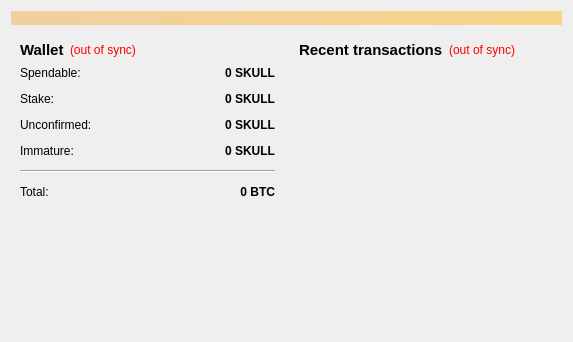
<?xml version="1.0" encoding="UTF-8"?>
<ui version="4.0">
 <class>OverviewPage</class>
 <widget class="QWidget" name="OverviewPage">
  <property name="geometry">
   <rect>
    <x>0</x>
    <y>0</y>
    <width>573</width>
    <height>342</height>
   </rect>
  </property>
  <property name="windowTitle">
   <string>Form</string>
  </property>
  <layout class="QVBoxLayout" name="topLayout">
   <item>
    <widget class="QLabel" name="labelAlerts">
     <property name="visible">
      <bool>false</bool>
     </property>
     <property name="styleSheet">
      <string notr="true">background-color: qlineargradient(x1: 0, y1: 0, x2: 1, y2: 0, stop:0 #F0D0A0, stop:1 #F8D488);  color:#000000
</string>
     </property>
     <property name="wordWrap">
      <bool>true</bool>
     </property>
     <property name="margin">
      <number>3</number>
     </property>
    </widget>
   </item>
   <item>
    <layout class="QHBoxLayout" name="horizontalLayout" stretch="1,1">
     <item>
      <layout class="QVBoxLayout" name="verticalLayout_2">
       <item>
        <widget class="QWidget" name="widget" native="true">
         <layout class="QVBoxLayout" name="verticalLayout_4">
          <item>
           <layout class="QHBoxLayout" name="horizontalLayout_4">
            <item>
             <widget class="QLabel" name="label_5">
              <property name="font">
               <font>
                <pointsize>11</pointsize>
                <weight>75</weight>
                <bold>true</bold>
               </font>
              </property>
              <property name="text">
               <string>Wallet</string>
              </property>
             </widget>
            </item>
            <item>
             <widget class="QLabel" name="labelWalletStatus">
              <property name="toolTip">
               <string>The displayed information may be out of date. Your wallet automatically synchronizes with the PirateBlocks network after a connection is established, but this process has not completed yet.</string>
              </property>
              <property name="styleSheet">
               <string notr="true">QLabel { color: red; }</string>
              </property>
              <property name="text">
               <string notr="true">(out of sync)</string>
              </property>
              <property name="alignment">
               <set>Qt::AlignLeading|Qt::AlignLeft|Qt::AlignVCenter</set>
              </property>
             </widget>
            </item>
            <item>
             <spacer name="horizontalSpacer_2">
              <property name="orientation">
               <enum>Qt::Horizontal</enum>
              </property>
              <property name="sizeHint" stdset="0">
               <size>
                <width>40</width>
                <height>20</height>
               </size>
              </property>
             </spacer>
            </item>
           </layout>
          </item>
          <item>
           <layout class="QFormLayout" name="formLayout_2">
            <property name="fieldGrowthPolicy">
             <enum>QFormLayout::AllNonFixedFieldsGrow</enum>
            </property>
            <property name="horizontalSpacing">
             <number>12</number>
            </property>
            <property name="verticalSpacing">
             <number>12</number>
            </property>
            <item row="0" column="0">
             <widget class="QLabel" name="label">
              <property name="text">
               <string>Spendable:</string>
              </property>
             </widget>
            </item>
            <item row="0" column="1">
             <widget class="QLabel" name="labelBalance">
              <property name="font">
               <font>
                <weight>75</weight>
                <bold>true</bold>
               </font>
              </property>
              <property name="cursor">
               <cursorShape>IBeamCursor</cursorShape>
              </property>
              <property name="toolTip">
               <string>Your current spendable balance</string>
              </property>
              <property name="text">
               <string notr="true">0 SKULL</string>
              </property>
              <property name="alignment">
               <set>Qt::AlignRight|Qt::AlignTrailing|Qt::AlignVCenter</set>
              </property>
              <property name="textInteractionFlags">
               <set>Qt::LinksAccessibleByMouse|Qt::TextSelectableByKeyboard|Qt::TextSelectableByMouse</set>
              </property>
             </widget>
            </item>
            <item row="1" column="0">
             <widget class="QLabel" name="label_6">
              <property name="text">
               <string>Stake:</string>
              </property>
             </widget>
            </item>
            <item row="1" column="1">
             <widget class="QLabel" name="labelStake">
              <property name="font">
               <font>
                <weight>75</weight>
                <bold>true</bold>
               </font>
              </property>
              <property name="cursor">
               <cursorShape>IBeamCursor</cursorShape>
              </property>
              <property name="toolTip">
               <string>Total of coins that was staked, and do not yet count toward the current balance</string>
              </property>
              <property name="text">
               <string notr="true">0 SKULL</string>
              </property>
              <property name="alignment">
               <set>Qt::AlignRight|Qt::AlignTrailing|Qt::AlignVCenter</set>
              </property>
              <property name="textInteractionFlags">
               <set>Qt::LinksAccessibleByMouse|Qt::TextSelectableByKeyboard|Qt::TextSelectableByMouse</set>
              </property>
             </widget>
            </item>
            <item row="2" column="0">
             <widget class="QLabel" name="label_3">
              <property name="text">
               <string>Unconfirmed:</string>
              </property>
             </widget>
            </item>
            <item row="2" column="1">
             <widget class="QLabel" name="labelUnconfirmed">
              <property name="font">
               <font>
                <weight>75</weight>
                <bold>true</bold>
               </font>
              </property>
              <property name="cursor">
               <cursorShape>IBeamCursor</cursorShape>
              </property>
              <property name="toolTip">
               <string>Total of transactions that have yet to be confirmed, and do not yet count toward the current balance</string>
              </property>
              <property name="text">
               <string notr="true">0 SKULL</string>
              </property>
              <property name="alignment">
               <set>Qt::AlignRight|Qt::AlignTrailing|Qt::AlignVCenter</set>
              </property>
              <property name="textInteractionFlags">
               <set>Qt::LinksAccessibleByMouse|Qt::TextSelectableByKeyboard|Qt::TextSelectableByMouse</set>
              </property>
             </widget>
            </item>
            <item row="3" column="0">
             <widget class="QLabel" name="labelImmatureText">
              <property name="text">
               <string>Immature:</string>
              </property>
             </widget>
            </item>
            <item row="3" column="1">
             <widget class="QLabel" name="labelImmature">
              <property name="font">
               <font>
                <weight>75</weight>
                <bold>true</bold>
               </font>
              </property>
              <property name="toolTip">
               <string>Mined balance that has not yet matured</string>
              </property>
              <property name="text">
               <string notr="true">0 SKULL</string>
              </property>
              <property name="alignment">
               <set>Qt::AlignRight|Qt::AlignTrailing|Qt::AlignVCenter</set>
              </property>
              <property name="textInteractionFlags">
               <set>Qt::LinksAccessibleByMouse|Qt::TextSelectableByKeyboard|Qt::TextSelectableByMouse</set>
              </property>
             </widget>
            </item>
            <item row="4" column="0" colspan="2">
             <widget class="Line" name="line">
              <property name="orientation">
               <enum>Qt::Horizontal</enum>
              </property>
             </widget>
            </item>
            <item row="5" column="0">
             <widget class="QLabel" name="labelTotalText">
              <property name="text">
               <string>Total:</string>
              </property>
             </widget>
            </item>
            <item row="5" column="1">
             <widget class="QLabel" name="labelTotal">
              <property name="font">
               <font>
                <weight>75</weight>
                <bold>true</bold>
               </font>
              </property>
              <property name="cursor">
               <cursorShape>IBeamCursor</cursorShape>
              </property>
              <property name="toolTip">
               <string>Your current total balance</string>
              </property>
              <property name="text">
               <string notr="true">0 BTC</string>
              </property>
              <property name="alignment">
               <set>Qt::AlignRight|Qt::AlignTrailing|Qt::AlignVCenter</set>
              </property>
              <property name="textInteractionFlags">
               <set>Qt::LinksAccessibleByMouse|Qt::TextSelectableByKeyboard|Qt::TextSelectableByMouse</set>
              </property>
             </widget>
            </item>
           </layout>
          </item>
         </layout>
        </widget>
       </item>
       <item>
        <spacer name="verticalSpacer">
         <property name="orientation">
          <enum>Qt::Vertical</enum>
         </property>
         <property name="sizeHint" stdset="0">
          <size>
           <width>20</width>
           <height>40</height>
          </size>
         </property>
        </spacer>
       </item>
      </layout>
     </item>
     <item>
      <layout class="QVBoxLayout" name="verticalLayout_3">
       <item>
        <widget class="QWidget" name="widget_2" native="true">
         <layout class="QVBoxLayout" name="verticalLayout">
          <item>
           <layout class="QHBoxLayout" name="horizontalLayout_2">
            <item>
             <widget class="QLabel" name="label_4">
              <property name="font">
               <font>
                <pointsize>11</pointsize>
                <weight>75</weight>
                <bold>true</bold>
               </font>
              </property>
              <property name="text">
               <string>&lt;b&gt;Recent transactions&lt;/b&gt;</string>
              </property>
             </widget>
            </item>
            <item>
             <widget class="QLabel" name="labelTransactionsStatus">
              <property name="toolTip">
               <string>The displayed information may be out of date. Your wallet automatically synchronizes with the PirateBlocks network after a connection is established, but this process has not completed yet.</string>
              </property>
              <property name="styleSheet">
               <string notr="true">QLabel { color: red; }</string>
              </property>
              <property name="text">
               <string notr="true">(out of sync)</string>
              </property>
              <property name="alignment">
               <set>Qt::AlignRight|Qt::AlignTrailing|Qt::AlignVCenter</set>
              </property>
             </widget>
            </item>
            <item>
             <spacer name="horizontalSpacer">
              <property name="orientation">
               <enum>Qt::Horizontal</enum>
              </property>
              <property name="sizeHint" stdset="0">
               <size>
                <width>40</width>
                <height>20</height>
               </size>
              </property>
             </spacer>
            </item>
           </layout>
          </item>
          <item>
           <widget class="QListView" name="listTransactions">
            <property name="styleSheet">
             <string notr="true">QListView { background: transparent; }</string>
            </property>
            <property name="frameShape">
             <enum>QFrame::NoFrame</enum>
            </property>
            <property name="verticalScrollBarPolicy">
             <enum>Qt::ScrollBarAlwaysOff</enum>
            </property>
            <property name="horizontalScrollBarPolicy">
             <enum>Qt::ScrollBarAlwaysOff</enum>
            </property>
            <property name="selectionMode">
             <enum>QAbstractItemView::NoSelection</enum>
            </property>
           </widget>
          </item>
         </layout>
        </widget>
       </item>
      </layout>
     </item>
    </layout>
   </item>
  </layout>
 </widget>
 <resources/>
 <connections/>
</ui>
